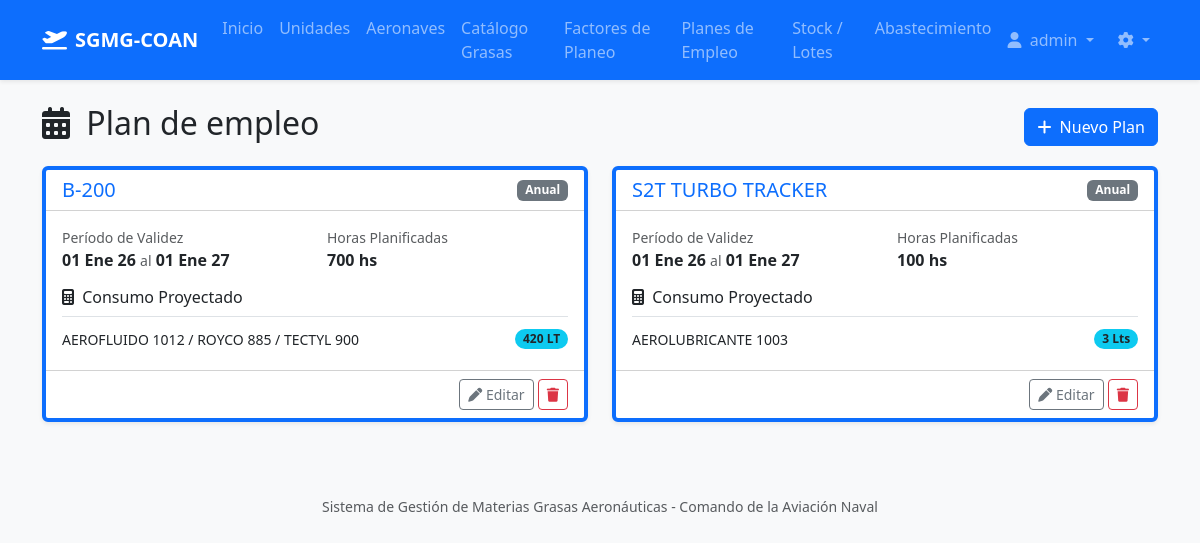
The app's page /flightplans/ (signed in), older data.
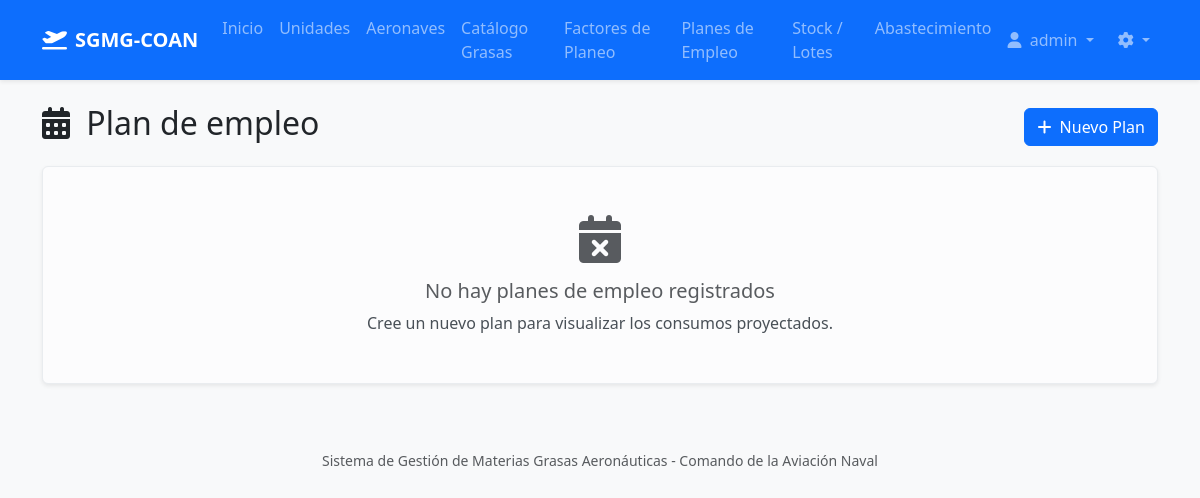
The same page, newer data.
### core/models.py (models this page shows, shortened)
class FlightPlan(models.Model):
    PERIOD_CHOICES = [
        ('MONTHLY', 'Mensual'),
        ('QUARTERLY', 'Trimestral'),
        ('YEARLY', 'Anual'),
        ('CUSTOM', 'Libre / Personalizado'),
    ]
    aircraft_model = models.ForeignKey(AircraftModel, on_delete=models.CASCADE, related_name="flight_plans", verbose_name="Modelo de Aeronave")
    period_type = models.CharField(max_length=20, choices=PERIOD_CHOICES, verbose_name="Tipo de Período")
    period_start_date = models.DateField(verbose_name="Fecha de Inicio del Plan")
    period_end_date = models.DateField(verbose_name="Fecha de Finalización", blank=True, null=True, help_text="Déjelo en blanco si escoge mensual, trimestral o anual para autocalcular.")
    planned_hours = models.DecimalField(max_digits=10, decimal_places=2, verbose_name="Horas de Vuelo Planificadas")
    class Meta:
        verbose_name = "Plan de Empleo"
        verbose_name_plural = "Planes de Empleo"
    def get_projected_consumption(self):
        consumptions = []
        for assoc in self.aircraft_model.grease_associations.all():
            consumptions.append({
                'grease_type': assoc.grease_type,
                'projected_amount': assoc.hourly_consumption_rate * self.planned_hours
            })
        return consumptions

class AircraftModel(models.Model):
    name = models.CharField(max_length=100, unique=True, verbose_name="Modelo de Aeronave")
    unit = models.ForeignKey(Unit, on_delete=models.CASCADE, related_name="aircrafts", verbose_name="Unidad / Escuadra")
    total_aircraft = models.PositiveIntegerField(default=1, verbose_name="Cantidad de Aeronaves")
    is_active = models.BooleanField(default=True, verbose_name="Operativa (Activa)")
    class Meta:
        verbose_name = "Modelo de Aeronave"
        verbose_name_plural = "Modelos de Aeronaves"

class GreaseType(models.Model):
    unidad = models.CharField(max_length=50, verbose_name="UNIDAD")
    presentacion = models.DecimalField(max_digits=10, decimal_places=2, verbose_name="PRESENTACIÓN")
    nomenclatura = models.CharField(max_length=150, verbose_name="NOMENCLATURA")
    nne_nsn = models.CharField(max_length=100, verbose_name="N.N.E. / N.S.N.", blank=True, null=True)
    sibys = models.CharField(max_length=100, verbose_name="SIBYS", blank=True, null=True)
    nato = models.CharField(max_length=100, verbose_name="NATO", blank=True, null=True)
    normas_mil_otras = models.CharField(max_length=200, verbose_name="NORMAS MIL / OTRAS", blank=True, null=True)
    shelf_life_months = models.PositiveIntegerField(verbose_name="Vida Útil Total (Meses)")
    recertification_allowed = models.BooleanField(default=False, verbose_name="Permite Re-certificación")
    minimum_stock = models.DecimalField(max_digits=10, decimal_places=2, default=0, verbose_name="Stock Mínimo Permanente", help_text="Punto de pedido. El sistema enviará alertas si el stock cae por debajo de esta cantidad.")
    class Meta:
        verbose_name = "Tipo de Grasa / Aceite"
        verbose_name_plural = "Tipos de Grasas / Aceites"
        unique_together = ('nomenclatura', 'presentacion', 'normas_mil_otras')

### core/views.py (the view)
# urls.py: path('flightplans/', views.FlightPlanListView.as_view(), name='flightplan_list'),
class FlightPlanListView(LoginRequiredMixin, ListView):
    model = FlightPlan
    template_name = 'core/flightplan_list.html'
    context_object_name = 'flight_plans'
    ordering = ['-period_start_date']

### core/templatetags/core_filters.py (called while the page is built)
@register.filter
def smart_number(value):
    try:
        if isinstance(value, Decimal):
            d = value.normalize()
            return int(d) if d == d.to_integral() else d
        f_val = float(value)
        if f_val.is_integer():
            return int(f_val)
        return f_val
    except (ValueError, TypeError):
        return value

### core/templates/core/flightplan_list.html
{% extends 'base.html' %}
{% load core_filters %}
{% block content %}
<div class="d-flex justify-content-between align-items-center mt-4 mb-3">
    <h2><i class="fa-solid fa-calendar-days me-2"></i> Plan de empleo</h2>
    {% if user.is_staff or 'Logistica' in user.groups.all|join:',' or 'Administrador' in user.groups.all|join:',' %}
    <a href="{% url 'flightplan_create' %}" class="btn btn-primary"><i class="fa-solid fa-plus me-1"></i> Nuevo Plan</a>
    {% endif %}
</div>
<div class="row">
    {% for plan in flight_plans %}
    <div class="col-md-6 mb-4">
        <div class="card shadow-sm h-100 border-start border-primary border-4">
            <div class="card-header bg-white d-flex justify-content-between align-items-center">
                <h5 class="mb-0 text-primary">{{ plan.aircraft_model.name }}</h5>
                <span class="badge bg-secondary">{{ plan.get_period_type_display }}</span>
            </div>
            <div class="card-body">
                <div class="row mb-3">
                    <div class="col-6">
                        <small class="text-muted d-block">Período de Validez</small>
                        <strong>{{ plan.period_start_date|date:"d M y" }}</strong>
                        {% if plan.period_end_date %}
                        <small class="text-muted">al</small> <strong>{{ plan.period_end_date|date:"d M y" }}</strong>
                        {% endif %}
                    </div>
                    <div class="col-6">
                        <small class="text-muted d-block">Horas Planificadas</small>
                        <strong>{{ plan.planned_hours|smart_number }} hs</strong>
                    </div>
                </div>
                <h6 class="border-bottom pb-2 mt-3"><i class="fa-solid fa-calculator me-1"></i> Consumo Proyectado</h6>
                {% if plan.get_projected_consumption %}
                <ul class="list-group list-group-flush mt-2">
                    {% for item in plan.get_projected_consumption %}
                    <li class="list-group-item d-flex justify-content-between align-items-center px-0 py-1 border-0">
                        <small>{{ item.grease_type.nomenclatura }}</small>
                        <span class="badge rounded-pill text-bg-info text-dark">{{ item.projected_amount|smart_number }} {{ item.grease_type.unidad }}</span>
                    </li>
                    {% endfor %}
                </ul>
                {% else %}
                <p class="text-muted small mb-0">No hay grasas asociadas a este modelo.</p>
                {% endif %}
            </div>
            {% if user.is_staff or 'Logistica' in user.groups.all|join:',' or 'Administrador' in user.groups.all|join:',' %}
            <div class="card-footer bg-white text-end">
                <a href="{% url 'flightplan_update' plan.id %}" class="btn btn-sm btn-outline-secondary"><i class="fa-solid fa-pen"></i> Editar</a>
                <a href="{% url 'flightplan_delete' plan.id %}" class="btn btn-sm btn-outline-danger"><i class="fa-solid fa-trash"></i></a>
            </div>
            {% endif %}
        </div>
    </div>
    {% empty %}
    <div class="col-12">
        <div class="alert alert-light text-center py-5 shadow-sm">
            <i class="fa-solid fa-calendar-xmark fa-3x text-muted mb-3"></i>
            <h5 class="text-muted">No hay planes de empleo registrados</h5>
            <p class="mb-0">Cree un nuevo plan para visualizar los consumos proyectados.</p>
        </div>
    </div>
    {% endfor %}
</div>
{% endblock %}

Row changes from the older to the newer data that the page shows:
removed FlightPlan: aircraft_model.name "B-200", period_type "Anual", period_start_date "01 Ene 26", period_end_date "01 Ene 27", planned_hours|smart_number "700"
no longer on this page (row unchanged): GreaseType: grease_type.nomenclatura "AEROFLUIDO 1012 / ROYCO 885 / TECTYL 900", projected_amount|smart_number "420", grease_type.unidad "LT", shown under "B-200"
removed FlightPlan: aircraft_model.name "S2T TURBO TRACKER", period_type "Anual", period_start_date "01 Ene 26", period_end_date "01 Ene 27", planned_hours|smart_number "100"
no longer on this page (row unchanged): GreaseType: grease_type.nomenclatura "AEROLUBRICANTE 1003", projected_amount|smart_number "3", grease_type.unidad "Lts", shown under "S2T TURBO TRACKER"
Text that changed along with them:
text now shown: "No hay planes de empleo registrados Cree un nuevo plan para visualizar los consumos proyectados."
